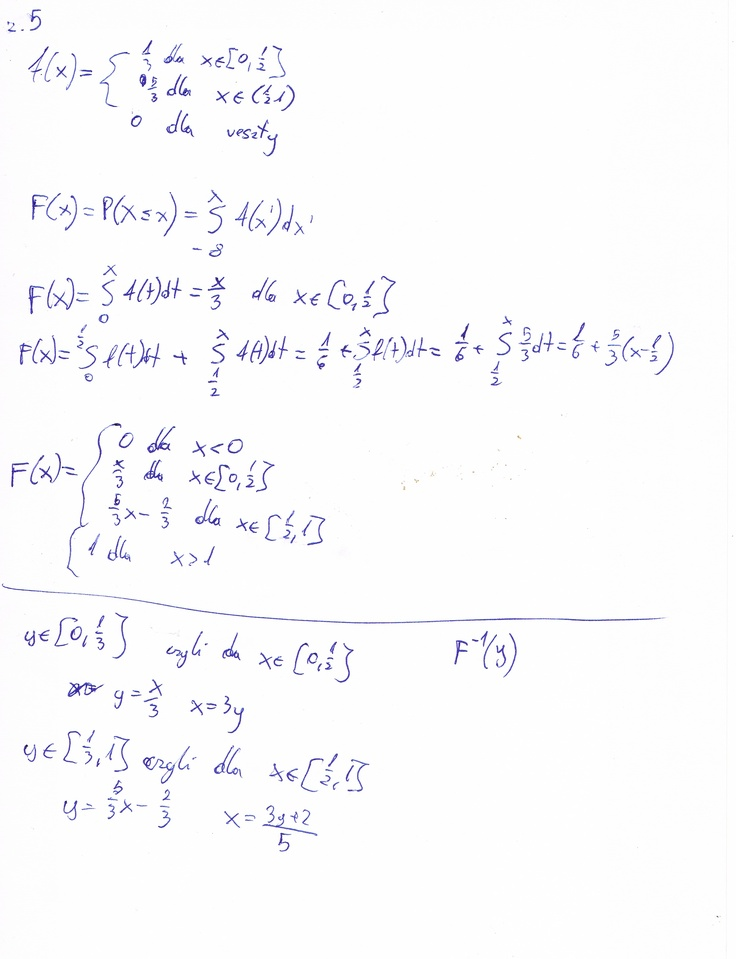
#> input picture ocr/application/tests/abc.jpg, 736 x 959 px, shrunk from 2479 x 3229 before the run; its folder holds only this picture in this run
$ python -i findingWords.py   (imports and definitions only)
#> lines starting #> are read from the running program, lines starting #| are printed output that depends on the picture; after the words box and inside, x2 and y2 are one past the last pixel; in counts of white or black regions, pixels touching at a corner belong together
#> further down, picture is the input picture: shape (959, 736, 3); mean B, G, R 251.7, 250.2, 250.3
import glob
import re
import cv2
import numpy as np
import os

DEBUG_MODE = False

# Might be highly unnecessary and I could just implement it in a different way
# Code largely stolen from stack overflow. Does not work very well for small text and words which are
# rising their height on a screen. Fix: just write like a human being
def xAxisKernel(size):
    #Just magic from stackoverflow which improves performance during manual tests
    size = size if size % 2 else size + 1
    # Ensures the kernel size is odd, which is common in image processing (helps in symmetric operations).
    kernel = np.zeros((size, size), dtype=np.uint8)
    center = size // 2
    kernel[center - 1:center + 2, :] = 1  # Vertical kernel
    return kernel
    # A kernel in image processing is a small matrix used to apply effects like blurring,
    # sharpening, edge detection,
    # or morphological transformations by sliding over an image
    # and modifying pixel values based on its pattern.


def find_lines(image):
    #Another text segmentation for lines to separate each big sector into singular lines of words
    #It filters out even less space since we have smaller and smaller sectors
    gray = cv2.cvtColor(image, cv2.COLOR_BGR2GRAY)
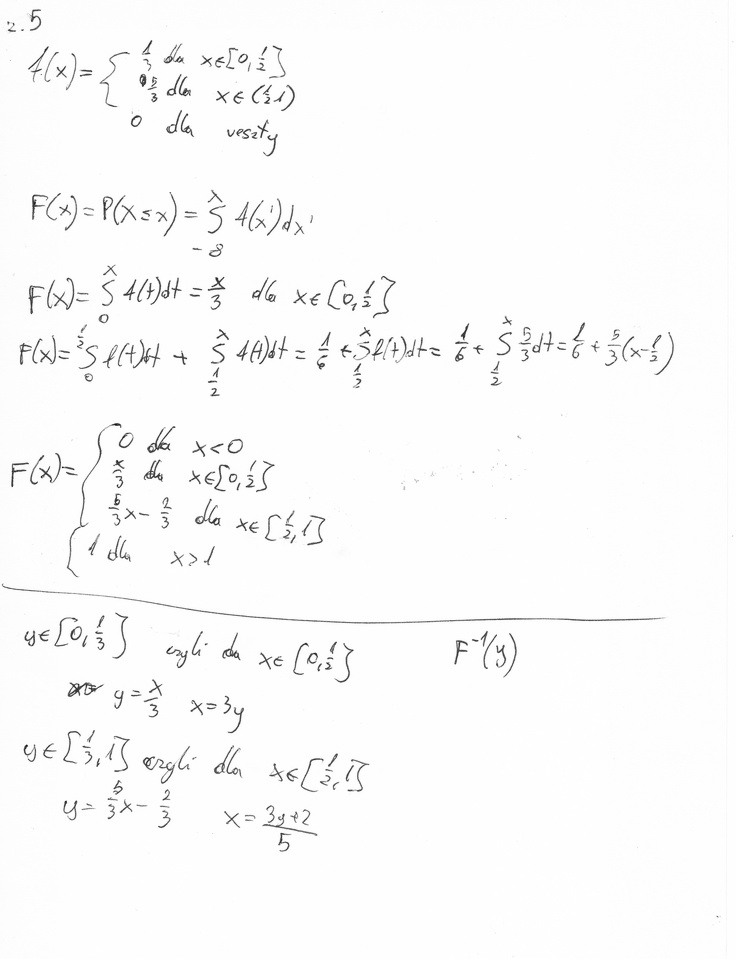
#> gray: shape (959, 736); min 15, max 255, mean 250.4
    _, thresh = cv2.threshold(gray, 200, 255, cv2.THRESH_BINARY_INV)
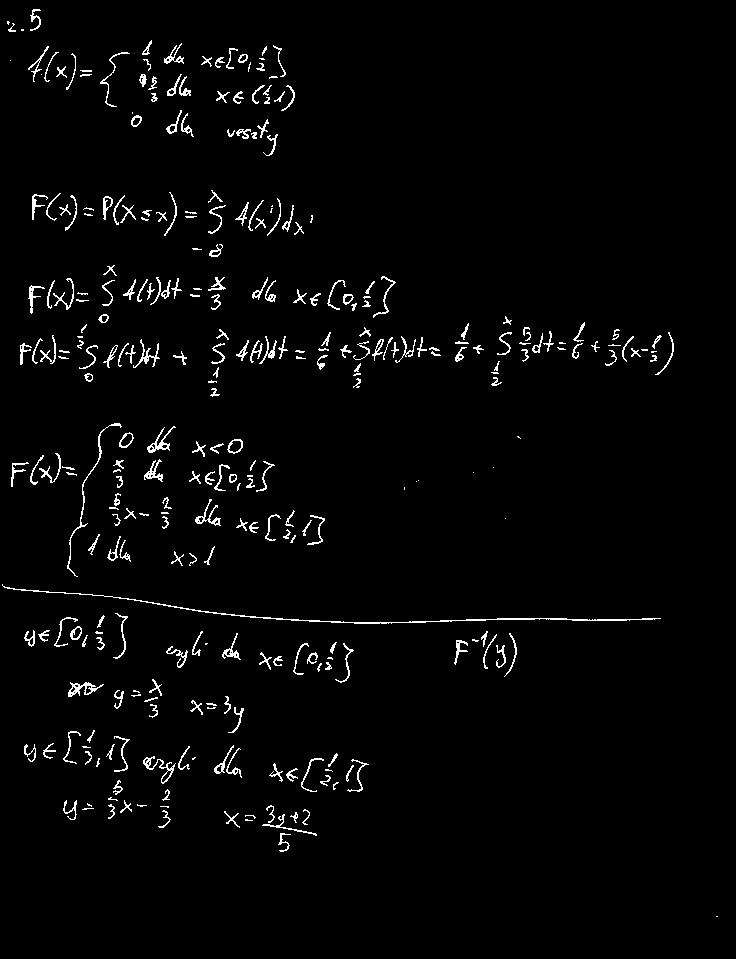
#> thresh: shape (959, 736); 2.4% white in thin lines or dots
    closed = cv2.morphologyEx(thresh, cv2.MORPH_CLOSE, xAxisKernel(21))
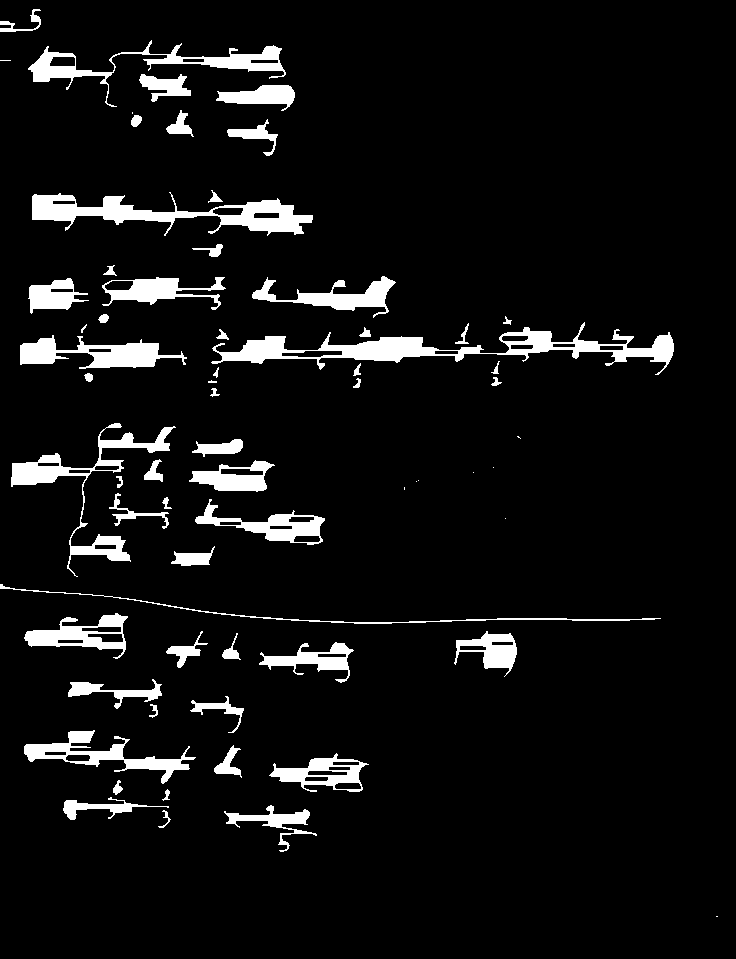
#> closed: shape (959, 736); 6.8% white; 66 white regions (11 under 20 px)

    contours, _ = cv2.findContours(closed, cv2.RETR_EXTERNAL, cv2.CHAIN_APPROX_SIMPLE)
#> contours = 66 contours, 13 with area under 20; largest, box (x1, y1, x2, y2) and area: (211, 322, 674, 375) 6222, (32, 192, 313, 236) 4596, (11, 423, 176, 577) 3261, (28, 40, 286, 107) 2897, (20, 335, 187, 369) 2489
    lines = sorted([cv2.boundingRect(cnt) for cnt in contours if cv2.contourArea(cnt) > 100],
                   key=lambda x: x[1])  # Sort by Y coordinate
#> lines = 33 items, first 6: (0, 9, 41, 23), (28, 40, 258, 67), (139, 74, 52, 28), (216, 85, 79, 26), (166, 110, 28, 27), (227, 119, 51, 37)
    return lines


# [78 lines left out: functions find_words, extract_wordlike_sectors, not called in this run]

>>> import cv2
>>> picture = cv2.imread('../../tests/abc.jpg')
>>> result = find_lines(picture)
#> result has the same summary as lines in find_lines
